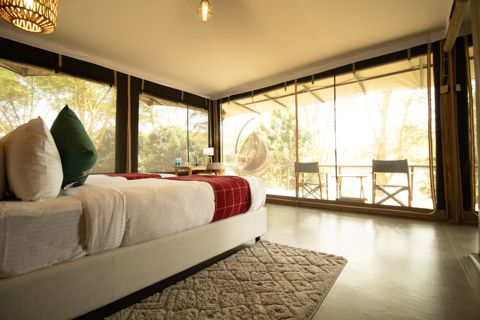
#> input picture curation-review/second-pass/cache/thumb-024e1c0a9883a30947976b69.jpg, 480 x 320 px
$ python -i nyota_second_pass.py   (imports and definitions only)
#> lines starting #> are read from the running program, lines starting #| are printed output that depends on the picture
#!/usr/bin/env python3
"""Second-pass review of the *already approved* Nyota Springs gallery. Python 3.9+.
Does not mutate WordPress or first-pass curation files.
"""
import argparse, concurrent.futures, io, json, os, pathlib, shutil, sys, tempfile, urllib.request
from collections import defaultdict
from datetime import datetime
from html import escape
from PIL import Image, ImageOps, ImageStat

ROOT = pathlib.Path(__file__).resolve().parents[1]
APPROVED = ROOT / 'data/approved-photos.json'
OUT = ROOT / 'curation-review/second-pass'


def dhash(im):
    im = ImageOps.exif_transpose(im).convert('L').resize((9, 8), Image.Resampling.LANCZOS if hasattr(Image, 'Resampling') else Image.LANCZOS)
    p=list(im.getdata()); v=0
    for y in range(8):
        for x in range(8):
            v=(v << 1) | int(p[y*9+x] > p[y*9+x+1])
    return v


def signature(im):
    im=ImageOps.exif_transpose(im).convert('RGB')
    small=im.resize((32,32), Image.Resampling.LANCZOS if hasattr(Image, 'Resampling') else Image.LANCZOS)
    return dict(hash=dhash(small), color=[round(x,1) for x in ImageStat.Stat(small).mean])


# [129 lines left out: functions load_photo, group_candidates, html_page, scan, apply, main, not called in this run]
# [1 line not run here, left out]

>>> from PIL import Image
>>> picture = Image.open('../curation-review/second-pass/cache/thumb-024e1c0a9883a30947976b69.jpg')
#> picture is the input picture: PIL image 480x320 RGB; mean R, G, B 162.6, 144, 111.4
>>> result = signature(picture)
#> in signature, `small=im.resize((32,32), Image.Resampling.LANCZOS if hasattr(Image, 'R..`:
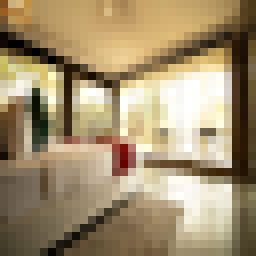
#> small: PIL image 32x32 RGB (shown 8 times larger); mean R, G, B 162.4, 143.9, 111.4
#> in dhash, `p = list(im.getdata())`: p = 72 values, max 255 at index 33, min 50 at index 17, mean 146.2
#> after the loop in dhash, `for y in range(8):`: v = 3967602565978726721
#> result = {'hash': 3967602565978726721, 'color': [162.4, 143.9, 111.4]}

$ run again, on curation-review/second-pass/cache/thumb-113d6c2a1364c399da897737.jpg
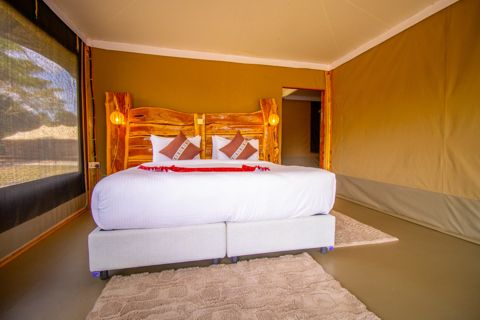
#> input picture curation-review/second-pass/cache/thumb-113d6c2a1364c399da897737.jpg, 480 x 320 px
#> picture is the input picture: PIL image 480x320 RGB; mean R, G, B 167.8, 125.3, 84.8
#> in signature, `small=im.resize((32,32), Image.Resampling.LANCZOS if hasattr(Image, 'R..`:
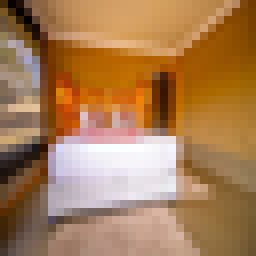
#> small: PIL image 32x32 RGB (shown 8 times larger); mean R, G, B 167.8, 125.3, 85
#> p = 72 values, max 243 at index 50, min 46 at index 45, mean 133.5
#> after the loop in dhash, `for y in range(8):`: v = 1121336699746912007
#> result = {'hash': 1121336699746912007, 'color': [167.8, 125.3, 85]}

$ run again, on curation-review/second-pass/cache/thumb-12ba8223c1fd8f558376715b.jpg
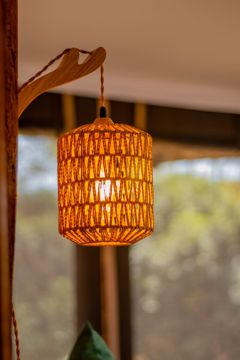
#> input picture curation-review/second-pass/cache/thumb-12ba8223c1fd8f558376715b.jpg, 240 x 360 px
#> picture is the input picture: PIL image 240x360 RGB; mean R, G, B 139.8, 100.9, 67.8
#> in signature, `small=im.resize((32,32), Image.Resampling.LANCZOS if hasattr(Image, 'R..`:
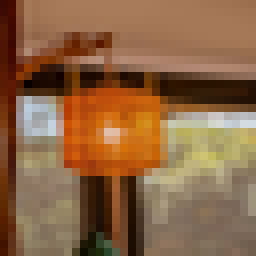
#> small: PIL image 32x32 RGB (shown 8 times larger); mean R, G, B 139.8, 100.9, 67.9
#> p = 72 values, max 187 at index 43, min 36 at index 19, mean 109.3
#> after the loop in dhash, `for y in range(8):`: v = 7440382322964390499
#> result = {'hash': 7440382322964390499, 'color': [139.8, 100.9, 67.9]}

$ run again, on curation-review/second-pass/cache/thumb-1565047893b71257b80ec518.jpg
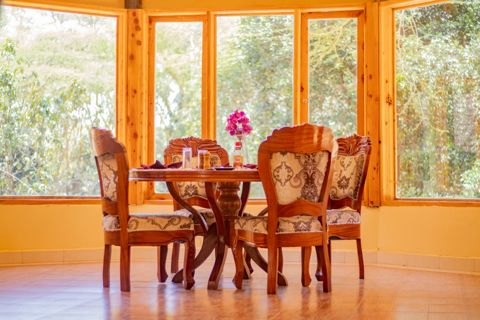
#> input picture curation-review/second-pass/cache/thumb-1565047893b71257b80ec518.jpg, 480 x 320 px
#> picture is the input picture: PIL image 480x320 RGB; mean R, G, B 203.3, 153.2, 106.7
#> in signature, `small=im.resize((32,32), Image.Resampling.LANCZOS if hasattr(Image, 'R..`:
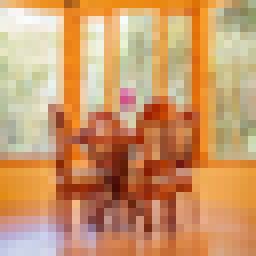
#> small: PIL image 32x32 RGB (shown 8 times larger); mean R, G, B 203.3, 153.2, 106.8
#> p = 72 values, max 230 at index 0, min 74 at index 49, mean 163.5
#> after the loop in dhash, `for y in range(8):`: v = 14797795766423351673
#> result = {'hash': 14797795766423351673, 'color': [203.3, 153.2, 106.8]}
